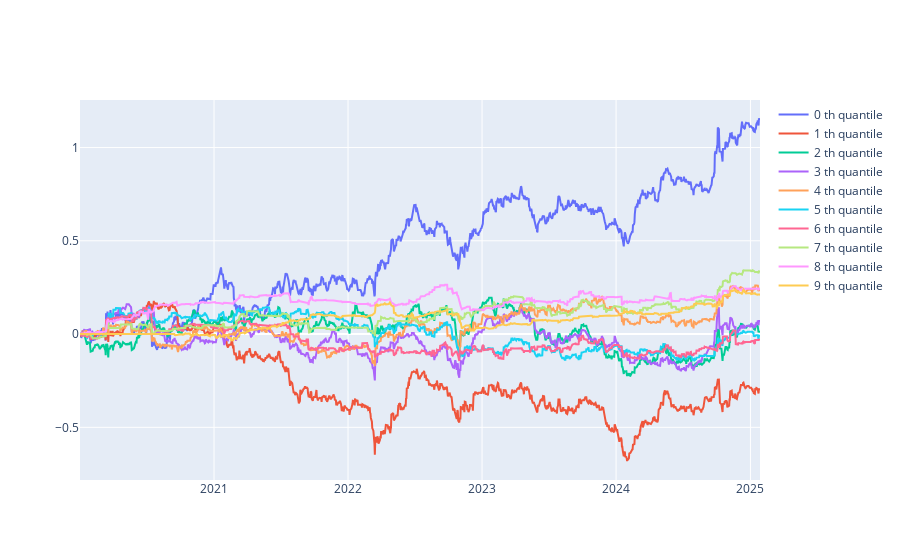

The notebook cell this image was saved under:
### Code cell
# momentum: ln(close_/open_)
time_ = "2020-01-01"; end_ = '2025-01-27'
open_ = open[time_:end_]
close_ = close[time_:end_]
ln_ = -np.log(close_/open_).shift(1) # index: 使用的時間
pct_calculating_profit = close_/open_ # index: 當天收益
holdings = intraday_shifted_input_signal_pct_output_plot(ln_, pct_calculating_profit-1, quantile=10, type_='cumsum')

### Figure 1 — Plotly figure (JSON) as saved in the notebook; plotly's stock layout.template omitted (floating-point values rounded to 4 significant figures; data arrays with more than 128 entries replaced by an {"elided": "..."} marker saying what was removed)
{"data": [{"mode": "lines", "name": "0 th quantile", "type": "scatter", "x": {"elided": "1248 str values"}, "y": {"elided": "1248 float values"}, "yaxis": "y"}, {"mode": "lines", "name": "1 th quantile", "type": "scatter", "x": {"elided": "1248 str values"}, "y": {"elided": "1248 float values"}, "yaxis": "y"}, {"mode": "lines", "name": "2 th quantile", "type": "scatter", "x": {"elided": "1248 str values"}, "y": {"elided": "1248 float values"}, "yaxis": "y"}, {"mode": "lines", "name": "3 th quantile", "type": "scatter", "x": {"elided": "1248 str values"}, "y": {"elided": "1248 float values"}, "yaxis": "y"}, {"mode": "lines", "name": "4 th quantile", "type": "scatter", "x": {"elided": "1248 str values"}, "y": {"elided": "1248 float values"}, "yaxis": "y"}, {"mode": "lines", "name": "5 th quantile", "type": "scatter", "x": {"elided": "1248 str values"}, "y": {"elided": "1248 float values"}, "yaxis": "y"}, {"mode": "lines", "name": "6 th quantile", "type": "scatter", "x": {"elided": "1248 str values"}, "y": {"elided": "1248 float values"}, "yaxis": "y"}, {"mode": "lines", "name": "7 th quantile", "type": "scatter", "x": {"elided": "1248 str values"}, "y": {"elided": "1248 float values"}, "yaxis": "y"}, {"mode": "lines", "name": "8 th quantile", "type": "scatter", "x": {"elided": "1248 str values"}, "y": {"elided": "1248 float values"}, "yaxis": "y"}, {"mode": "lines", "name": "9 th quantile", "type": "scatter", "x": {"elided": "1248 str values"}, "y": {"elided": "1248 float values"}, "yaxis": "y"}], "layout": {}}
